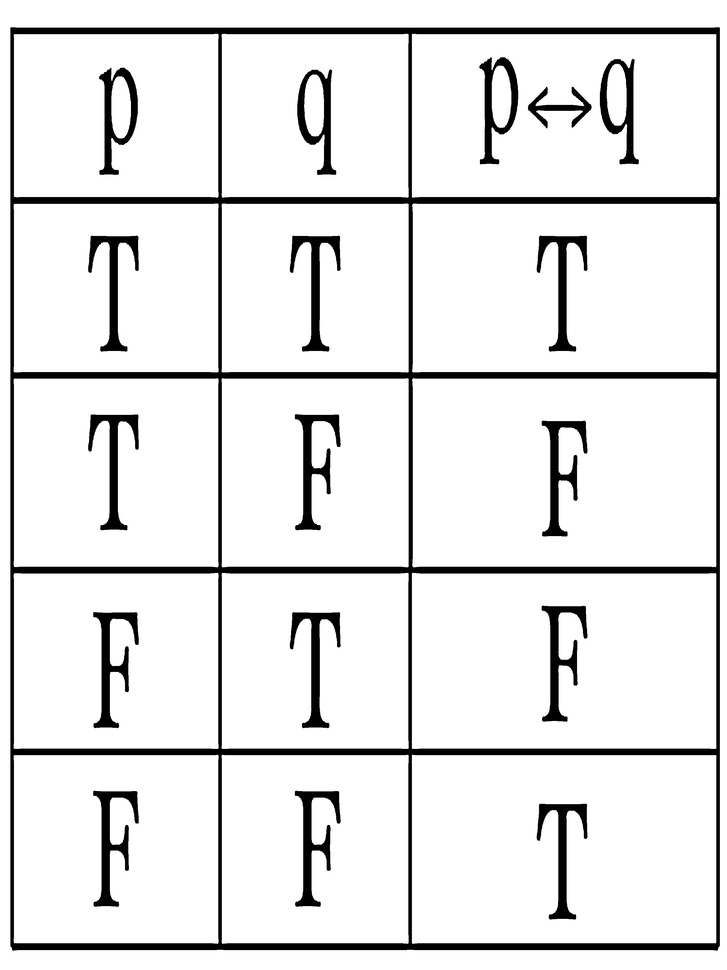
#> input picture phase_1/printed.jpg, 727 x 970 px, shrunk from 2448 x 3264 before the run
$ jupyter execute table_detector.ipynb
#> lines starting #> are read from the running program, lines starting #| are printed output that depends on the picture; after the words box and inside, x2 and y2 are one past the last pixel; in counts of white or black regions, pixels touching at a corner belong together
[cell 1]
import cv2
import numpy as np
import numpy as np
import argparse
import cv2
from commonfunctions import *
import math

from utlis import *
import functools

[cell 2]
def count_rows(horizontal_lines_img, img, showTrace):
    lines = cv2.HoughLinesP(horizontal_lines_img,rho =5,theta = 1*np.pi/180,threshold = 50,minLineLength = 200,maxLineGap = 50)
    N = lines.shape[0]
    h_lines  = []

    for i in range(N):
        if lines[i][0][1] == lines[i][0][3]:
            x1 = lines[i][0][0]
            y1 = lines[i][0][1]
            x2 = lines[i][0][2]
            y2 = lines[i][0][3]
            h_lines.append((x1,y1,x2,y2))

    def sort_horizantal_lines(br_a, br_b):
        return br_a[1] - br_b[1]

    sorted_lines = sorted(h_lines, key=functools.cmp_to_key(sort_horizantal_lines))

    def filter_sorted_lines(array):
        length = len(array)-1
        i=0
        while i<length:
            if abs(array[i][1]-array[i+1][1])<= 10:
                array.pop(i)
                length = length-1
                i=i-1
            i=i+1

    result = filter_sorted_lines(sorted_lines)

    if(showTrace):
        print("count rows", len(sorted_lines))

        img2 = cv2.merge((img,img,img))

        for i in range(len(sorted_lines)):
            x1 = lines[i][0][0]
            y1 = lines[i][0][1]
            x2 = lines[i][0][2]
            y2 = lines[i][0][3]
            cv2.line(img2,(x1,y1),(x2,y2),(0,255,0),2)

        plt.figure(),plt.imshow(img2),plt.title('Hough Lines'),plt.axis('off')
        plt.show()

    return len(sorted_lines)-1

[cell 3]
def box_extraction(img_for_box_extraction_path, showTrace):
#> called with img_for_box_extraction_path = '../printed.jpg', showTrace = False
    img = cv2.imread(img_for_box_extraction_path, 0)
#> img is the input picture: shape (970, 727); min 0, max 255, mean 230.3
    (thresh, img_bin) = cv2.threshold(img, 128, 255, cv2.THRESH_BINARY | cv2.THRESH_OTSU)  # Thresholding the image
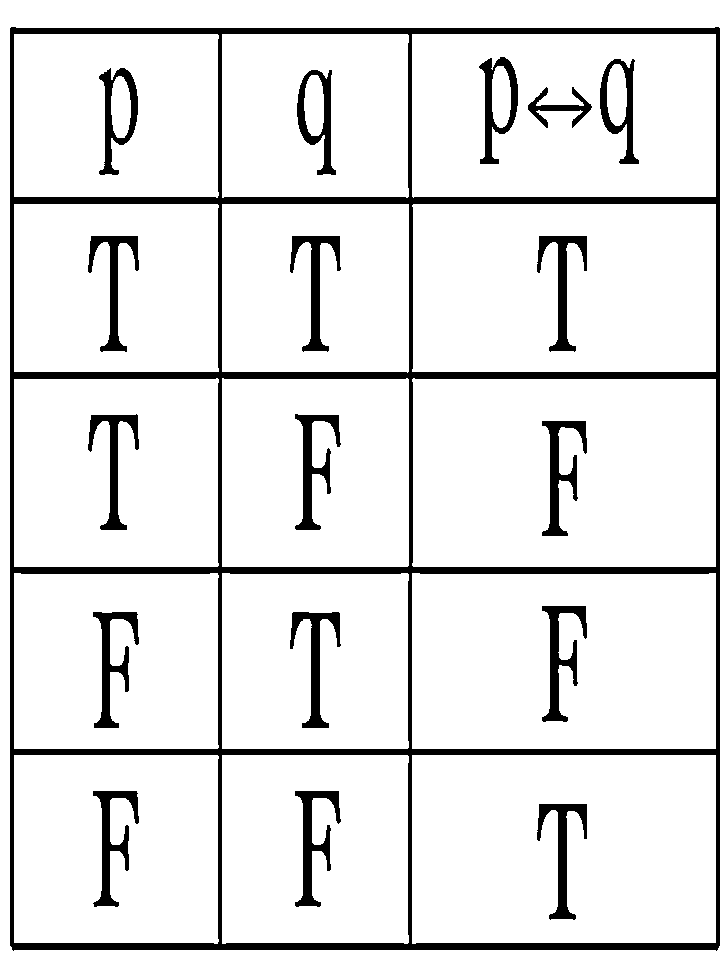
#> img_bin: shape (970, 727); 90.1% white; 18 black regions, largest, box (x1, y1, x2, y2) and area: (10, 27, 720, 951) 42343, (295, 791, 341, 907) 1818, (542, 606, 587, 722) 1816
#> thresh = 134
    img_bin = 255-img_bin
    kernel_length = np.array(img).shape[1]//40
#> kernel_length = 18

    verticle_kernel = cv2.getStructuringElement(cv2.MORPH_RECT, (1, kernel_length))
#> verticle_kernel = 18 values from 1 to 1
    hori_kernel = cv2.getStructuringElement(cv2.MORPH_RECT, (kernel_length, 1))

    kernel = cv2.getStructuringElement(cv2.MORPH_RECT, (3, 3))

    img_temp1 = cv2.erode(img_bin, verticle_kernel, iterations=3)
#> img_temp1: shape (970, 727); 3% white; 24 white regions (1 under 20 px), largest, box (x1, y1, x2, y2) and area: (716, 54, 720, 927) 3482, (10, 54, 14, 927) 3481, (218, 55, 222, 926) 3198
    verticle_lines_img = cv2.dilate(img_temp1, verticle_kernel, iterations=3)
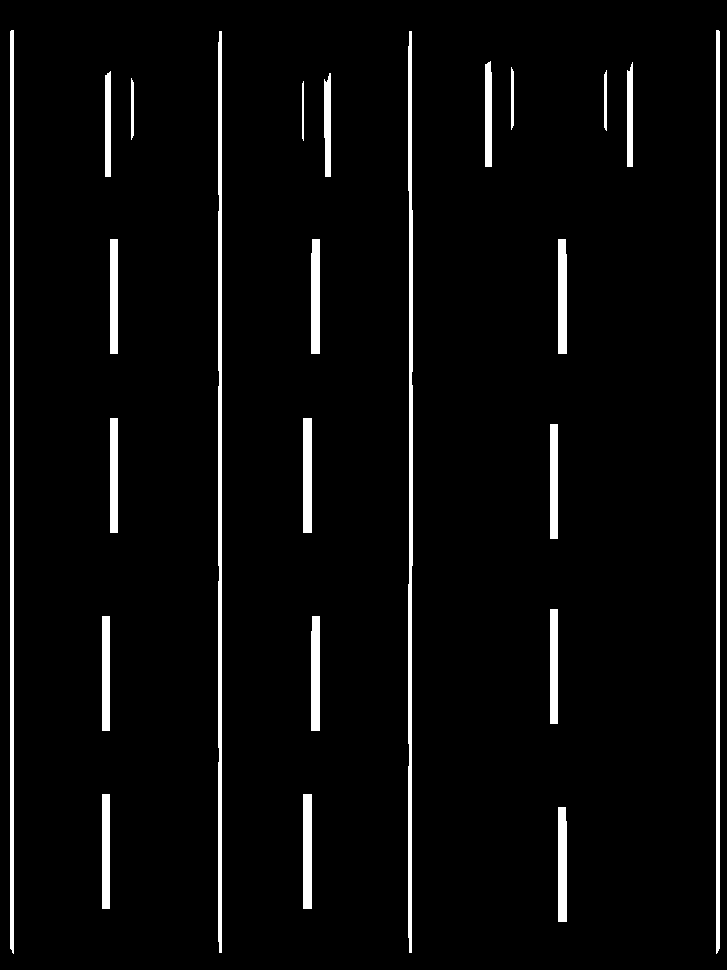
#> verticle_lines_img: shape (970, 727); 4.2% white; 24 white regions, largest, box (x1, y1, x2, y2) and area: (716, 30, 720, 954) 3686, (10, 30, 14, 954) 3685, (218, 31, 222, 953) 3606

    img_temp2 = cv2.erode(img_bin, hori_kernel, iterations=3)
#> img_temp2: shape (970, 727); 3.7% white; 7 white regions, largest, box (x1, y1, x2, y2) and area: (37, 197, 696, 204) 4495, (37, 943, 696, 950) 4474, (37, 567, 696, 574) 4450
    horizontal_lines_img = cv2.dilate(img_temp2, hori_kernel, iterations=3)
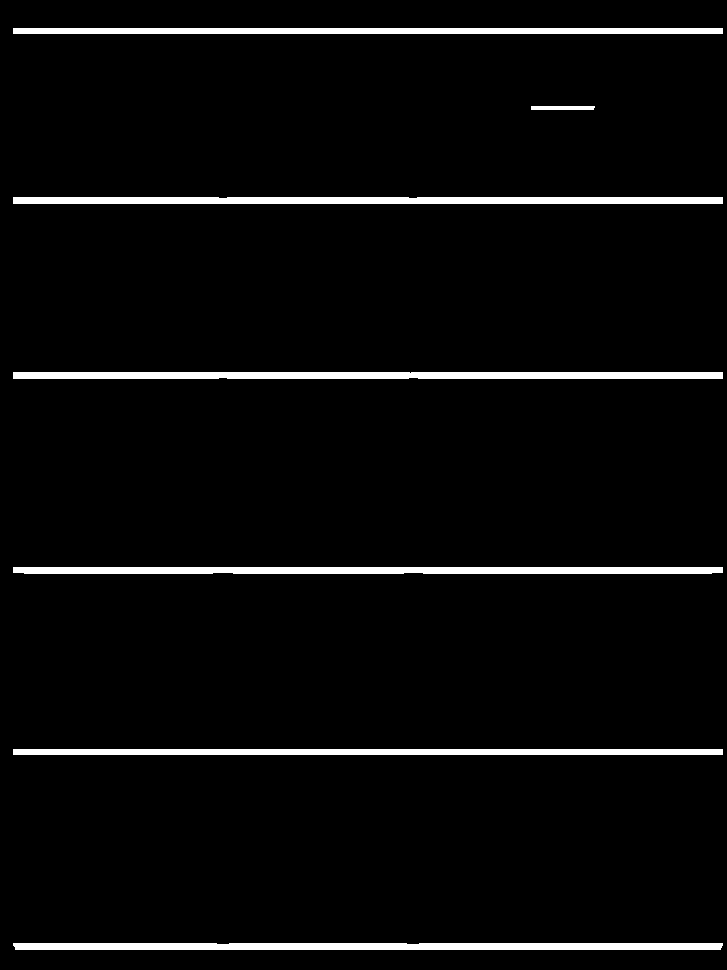
#> horizontal_lines_img: shape (970, 727); 4% white; 7 white regions

    contours, hierarchy = cv2.findContours(horizontal_lines_img, cv2.RETR_EXTERNAL, cv2.CHAIN_APPROX_SIMPLE)
#> contours = 7 contours; box (x1, y1, x2, y2) and area: (13, 197, 723, 204) 4238, (13, 372, 723, 379) 4236, (13, 943, 723, 950) 4219, (13, 567, 723, 574) 4194, (13, 749, 723, 755) 3545, (13, 28, 723, 34) 3545, (531, 106, 595, 110) 188

    # num_rows=3 # comment this line when detect number of rows
    num_rows=count_rows(horizontal_lines_img, img,showTrace)
#> in count_rows, `lines = cv2.HoughLinesP(horizontal_lines_img,rho =5,theta = 1*np.pi/18..`: lines = 27 rows, first 6: [13, 199, 722, 199], [13, 375, 722, 375], [15, 947, 721, 947], [13, 30, 722, 30], [13, 570, 722, 570], [13, 752, 722, 752]
#> the loop in count_rows, `for i in range(N):` made 27 passes
#> (x1, y1, x2, y2) on passes 1 to 12: (13, 199, 722, 199), (13, 375, 722, 375), (15, 947, 721, 947), (13, 30, 722, 30), (13, 570, 722, 570), (13, 752, 722, 752), (13, 753, 722, 753), (15, 949, 720, 949), (13, 33, 722, 33), (24, 573, 711, 573), (13, 372, 722, 372), (13, 203, 722, 203)
#> after the loop in count_rows, `for i in range(N):`: h_lines = 24 items, first 6: (13, 199, 722, 199), (13, 375, 722, 375), (15, 947, 721, 947), (13, 30, 722, 30), (13, 570, 722, 570), (13, 752, 722, 752)
#> in count_rows, `sorted_lines = sorted(h_lines, key=functools.cmp_to_key(sort_horizanta..`: sorted_lines = 24 items, first 6: (227, 29, 641, 29), (13, 30, 722, 30), (13, 32, 722, 32), (13, 33, 722, 33), (13, 197, 722, 197), (13, 198, 722, 198)
#> in filter_sorted_lines, `length = len(array)-1`: length = 23
#> the loop in filter_sorted_lines, `while i<length:` made 23 passes
#> (length, i) on passes 1, 2, 3, 5, 6, 7, 8, 10, 11, 12, 13, 15: (22, 0), (21, 0), (20, 0), (19, 1), (18, 1), (17, 1), (16, 1), (15, 2), (14, 2), (13, 2), (12, 2), (11, 3)
#> i on passes 4, 9, 14, 19, 22: 1, 2, 3, 4, 5
#> after the loop in filter_sorted_lines, `while i<length:`: array = [(13, 33, 722, 33), (13, 203, 722, 203), (13, 378, 722, 378), (24, 573, 711, 573), (13, 753, 722, 753), (15, 949, 720, 949)]; i = 5
#> num_rows = 5

    # Weighting parameters, this will decide the quantity of an image to be added to make a new image.
    alpha = 0.5
    beta = 1.0 - alpha
    # This function helps to add two image with specific weight parameter to get a third image as summation of two image.
    img_final_bin = cv2.addWeighted(verticle_lines_img, alpha, horizontal_lines_img, beta, 0.0)


    img_final_bin = cv2.erode(~img_final_bin, kernel, iterations=2)
    (thresh, img_final_bin) = cv2.threshold(img_final_bin, 128, 255, cv2.THRESH_BINARY_INV | cv2.THRESH_OTSU)
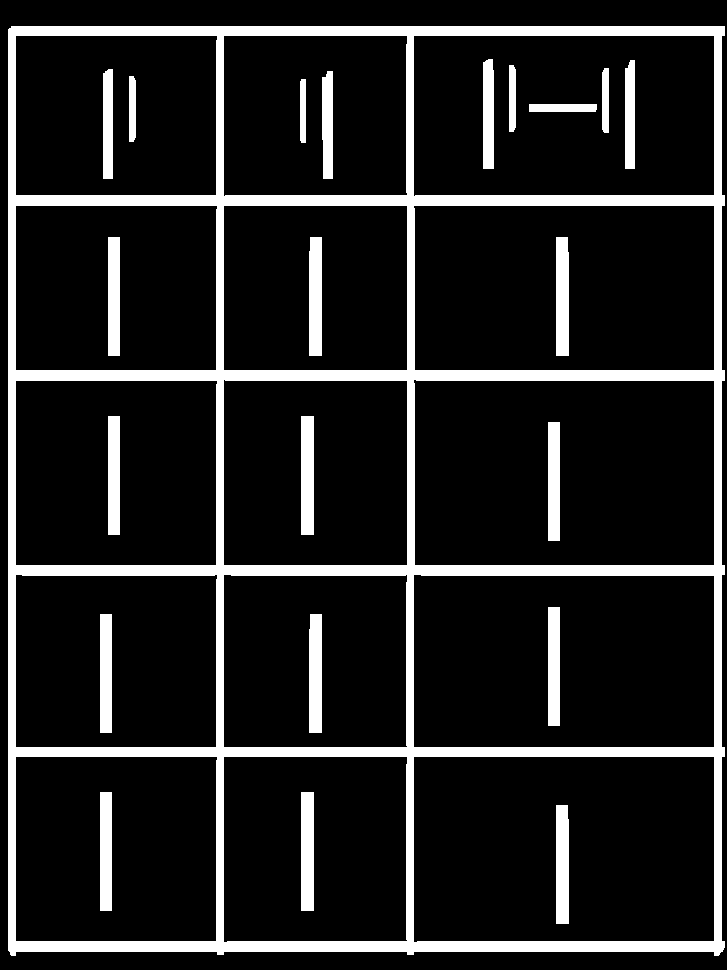
#> img_final_bin: shape (970, 727); 13.9% white; 22 white regions, largest, box (x1, y1, x2, y2) and area: (8, 26, 725, 956) 73465, (301, 416, 314, 535) 1547, (301, 792, 314, 911) 1547
#> thresh = 127

    # to get the countours clear of the image
    kernel_two = np.ones((7, 7))
    dilatedImg = cv2.dilate(img_final_bin, kernel_two, iterations=3)
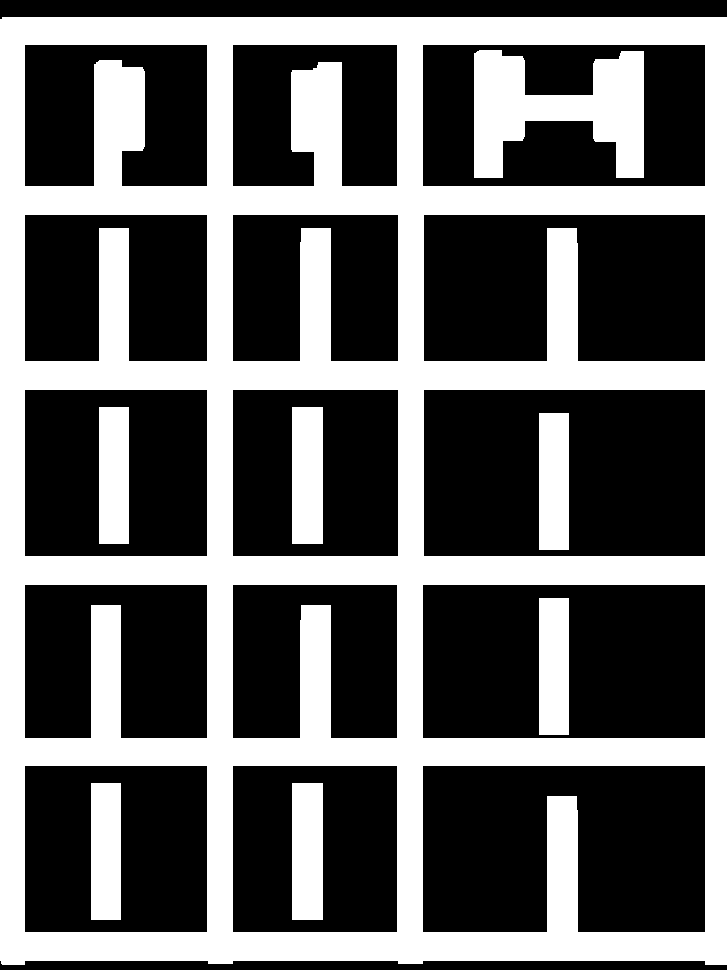
#> dilatedImg: shape (970, 727); 39% white; 8 white regions, largest, box (x1, y1, x2, y2) and area: (0, 17, 727, 965) 237078, (474, 50, 644, 178) 12746, (292, 407, 323, 544) 4247
    img_final_bin = cv2.erode(dilatedImg, kernel_two, iterations=1)
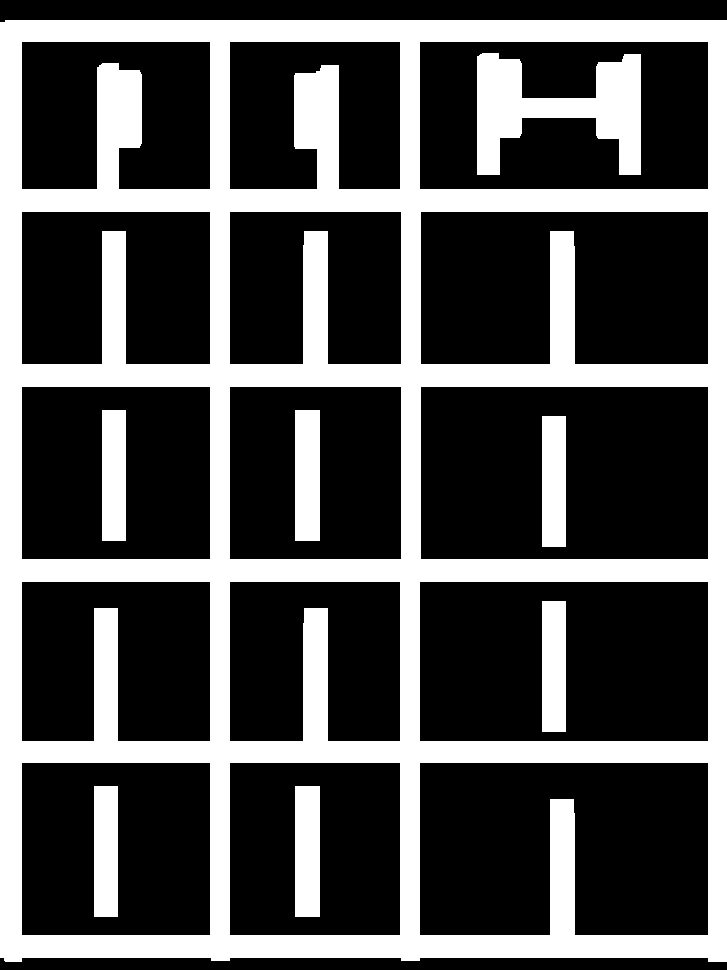
#> img_final_bin: shape (970, 727); 31.5% white; 8 white regions

    # cv2.imwrite("img_final_bin.jpg",img_final_bin)

    # Find contours for image, which will detect all the boxes
    contours, hierarchy = cv2.findContours(img_final_bin, cv2.RETR_TREE, cv2.CHAIN_APPROX_SIMPLE)
#> contours = 23 contours; largest, box (x1, y1, x2, y2) and area: (0, 20, 727, 962) 680504, (420, 386, 709, 560) 49822, (419, 762, 709, 936) 46744, (419, 581, 709, 742) 46238, (419, 41, 709, 190) 42770

    boundingBox_arr = []

    for c in contours:
        # Returns the location and width,height for every contour
        x, y, w, h = cv2.boundingRect(c)
        if w < img_final_bin.shape[1]//40 or h < img_final_bin.shape[0]//40 or w > img_final_bin.shape[1]//2 or h > img_final_bin.shape[0]//2:
            continue
        boundingBox_arr.append(cv2.boundingRect(c))
#> this loop made 23 passes
#> (x, y, w, h) on passes 1, 2, 3, 5, 7, 9, 10, 11, 13, 15, 17, 18: (0, 20, 727, 942), (419, 762, 290, 174), (229, 762, 172, 174), (21, 762, 190, 174), (419, 581, 290, 161), (229, 581, 172, 161), (21, 581, 190, 161), (420, 386, 289, 174), (229, 386, 173, 174), (21, 386, 190, 174), (420, 211, 289, 154), (229, 211, 173, 154)
#> (c, x, y, w, h) on passes 4, 6, 8, 12, 14, 16: ([[295, 786], [295, 916], [319, 916], [319, 786]], 295, 786, 25, 131), ([[94, 786], [94, 916], [117, 916], [117, 786]], 94, 786, 24, 131), ([[542, 601], [542, 731], [565, 731], [565, 601]], 542, 601, 24, 131), ([[542, 416], [542, 546], [565, 546], [565, 416]], 542, 416, 24, 131), ([[295, 410], [295, 540], [319, 540], [319, 410]], 295, 410, 25, 131), ([[102, 410], [102, 540], [125, 540], [125, 410]], 102, 410, 24, 131)
#> after the loop, boundingBox_arr = 22 items, first 6: (419, 762, 290, 174), (229, 762, 172, 174), (295, 786, 25, 131), (21, 762, 190, 174), (94, 786, 24, 131), (419, 581, 290, 161)


    def contour_sort(br_a, br_b):

        if abs(br_a[1] - br_b[1]) <= 15:
            return br_a[0] - br_b[0]

        return br_a[1] - br_b[1]


    boundingBox_arr = sorted(boundingBox_arr, key=functools.cmp_to_key(contour_sort))
#> boundingBox_arr = 22 items, first 6: (21, 41, 190, 149), (229, 41, 172, 149), (419, 41, 290, 149), (477, 53, 164, 122), (21, 211, 190, 154), (229, 211, 173, 154)

    num_cols = int(len(boundingBox_arr)/num_rows)
#> num_cols = 4

    if(showTrace):
        print(len(boundingBox_arr))
        print(num_cols,num_rows)

    arr = []
    for c in boundingBox_arr:
        arr.append(img[c[1]:c[1]+c[3], c[0]:c[0]+c[2]])
        if(showTrace):
            new_img = img[c[1]:c[1]+c[3], c[0]:c[0]+c[2]]
            show_images([new_img])
#> this loop made 22 passes
#> after the loop, arr = 22 items


    # arr = np.asarray(arr, dtype="object").reshape((num_rows ,num_cols ))

    # this shows the first 4 lines of the table who have 3 inputs
    if(showTrace):
        show_images([arr[0][0],arr[0][1],arr[0][2],arr[0][3]])
        show_images([arr[1][0],arr[1][1],arr[1][2],arr[1][3]])
        show_images([arr[2][0],arr[2][1],arr[2][2],arr[2][3]])
        show_images([arr[3][0],arr[3][1],arr[3][2],arr[3][3]])

    return arr, num_cols

array, col = box_extraction("../printed.jpg", showTrace=False)
#> array = 22 items; col = 4

# show_images([array[0]])
# show_images([array[4]])
